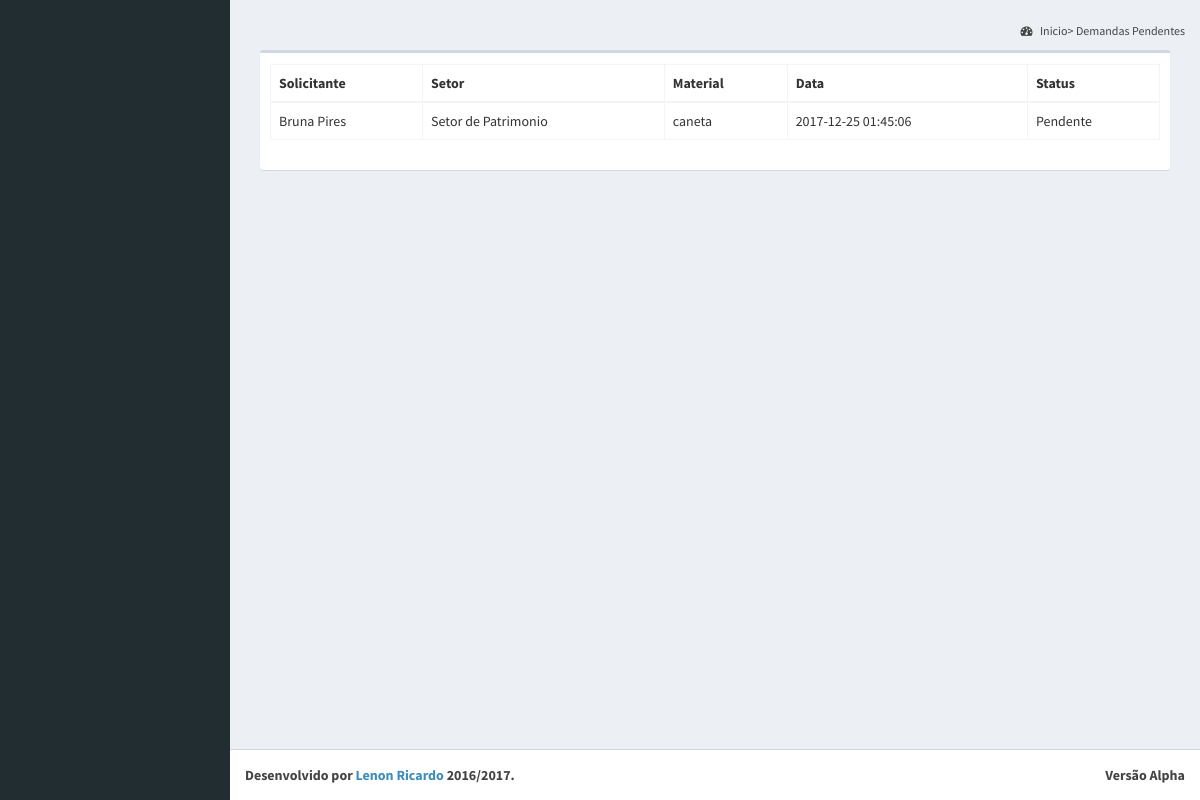
/php/p_dem_pendentes.php, run on the app's committed database.
### tables this page shows
CREATE TABLE IF NOT EXISTS funcionario(        
    id_funcionario int(10) NOT NULL PRIMARY KEY AUTO_INCREMENT,
        siape_funcionario int(10) NOT NULL,
        nome_funcionario VARCHAR(255) NOT NULL,		
        n_portaria_funcionario VARCHAR(255) NOT NULL,
        email_funcionario VARCHAR(255) NOT NULL);

CREATE TABLE IF NOT EXISTS setor(
    id_setor int(10) NOT NULL PRIMARY KEY AUTO_INCREMENT,
	nome_setor VARCHAR(255) NOT NULL);

CREATE TABLE IF NOT EXISTS objeto(
    id_objeto int(10) NOT NULL PRIMARY KEY AUTO_INCREMENT,
        nome_objeto VARCHAR(255) NOT NULL,	
	especificacoestecnicas_objeto VARCHAR(255) NOT NULL,
	estrategiafornecimento_objeto VARCHAR(255) NOT NULL,
	preco_objeto varchar(10) NOT NULL,
	
        id_grupo int(10) NOT NULL);

CREATE TABLE IF NOT EXISTS solicitacao(        
    id_solicitacao int(10) NOT NULL PRIMARY KEY AUTO_INCREMENT,                               
    numeroprotocolo_solicitacao VARCHAR(255) NOT NULL,     
    justificativa_solicitacao VARCHAR(255),
    criterio_aceitabilidade VARCHAR(255),
    consulta_estoque VARCHAR(255),       
    data_solicitacao TIMESTAMP DEFAULT CURRENT_TIMESTAMP,
    
     
    id_usuario int(10) NOT NULL,
    id_status int(10) NOT NULL,
    id_avaliacaodpdi int(10) NOT NULL,
    id_avaliacaodad int(10) NOT NULL,
    id_avaliacaocoord int(10) NOT NULL,
    id_avaliacaodg int(10) NOT NULL);

CREATE TABLE IF NOT EXISTS status(
    id_status int(10) NOT NULL PRIMARY KEY AUTO_INCREMENT,
	descricao_status VARCHAR(255) NOT NULL);

### php/dem_pendentes.php (the view)
<?php
include 'conexao.php';
$sql = "SELECT nome_funcionario, nome_objeto, nome_setor, data_solicitacao, descricao_status
        FROM funcionario, objeto, solicitacao, setor, usuario, solicitacao_itens, status
        WHERE usuario.id_usuario = solicitacao.id_usuario
        AND usuario.id_setor = setor.id_setor
        AND usuario.id_funcionario = funcionario.id_funcionario
        AND solicitacao_itens.id_solicitacao = solicitacao.id_solicitacao
        AND solicitacao_itens.id_objeto = objeto.id_objeto
        AND solicitacao.id_status = status.id_status
        AND status.id_status <= 3";
$result = mysqli_query($con, $sql);
while ($linha = mysqli_fetch_assoc($result))
{
    $visualizar = "<tr>
                        <td>" . $linha['nome_funcionario'] . "</td>" . "
                        <td>" . $linha['nome_setor'] . "</td>" . "
                        <td>" . $linha['nome_objeto'] . "</td>" . "
                        <td>" . $linha['data_solicitacao'] . "</td>" . "
                        <td>" . $linha['descricao_status'] . "</td>" . "
                    </tr>";
    echo $visualizar;
}
?>

### data on the page
funcionario: nome_funcionario "Bruna Pires", setor.nome_setor "Setor de Patrimonio", objeto.nome_objeto "caneta", solicitacao.data_solicitacao "2017-12-25 01:45:06", status.descricao_status "Pendente"
